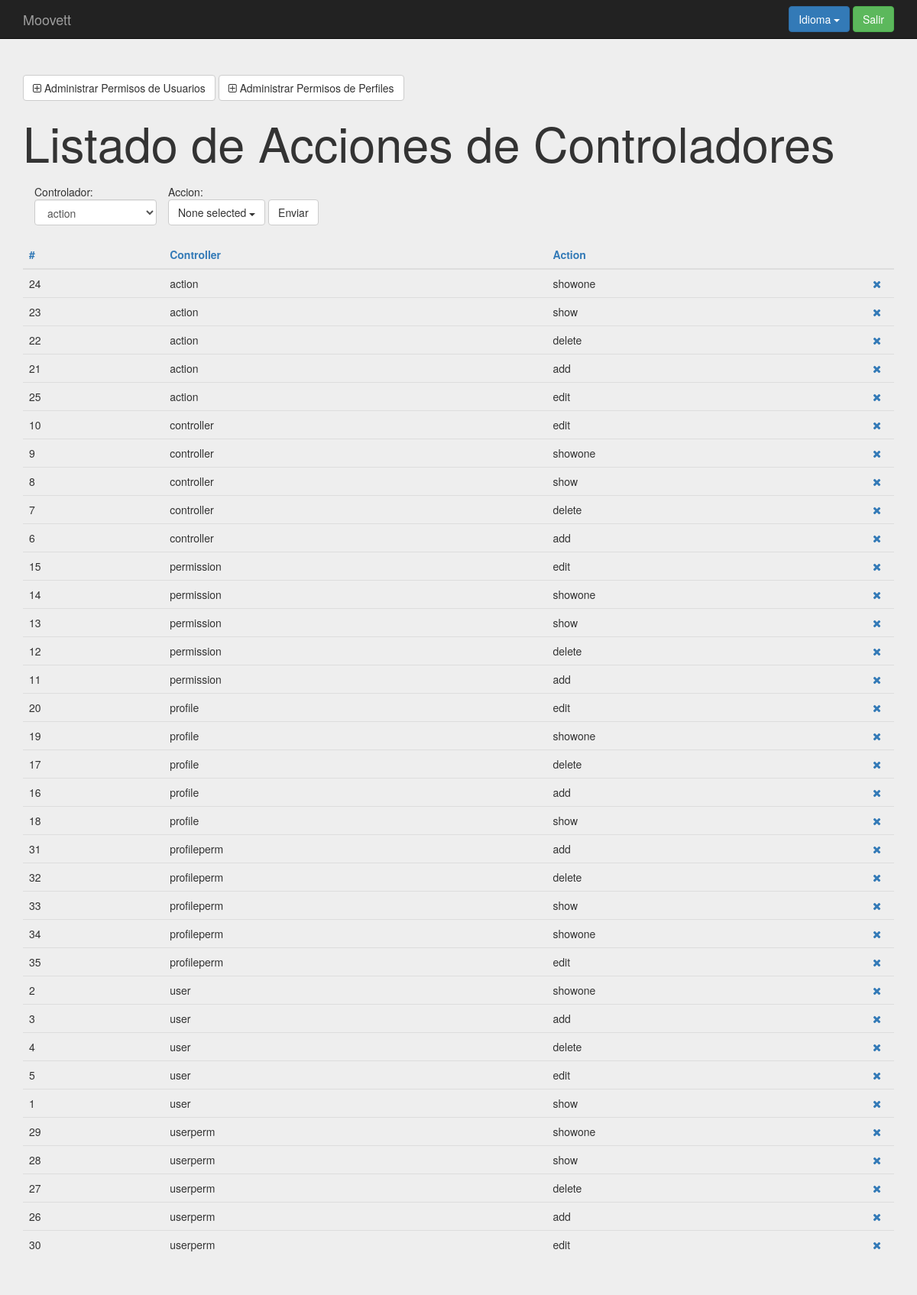
Page /index.php?controller=permission&action=show (signed in) on the committed database.
### tables this page shows
create table `permission` (
`id` int(11) not null,
  `controller` varchar(25) not null,
  `action` varchar(25) not null
);

### core/ViewManager.php (called while the page is built, shortened)
<?php
class ViewManager {
    private $variables = array();
    public function setVariable($varname, $value, $flash=false) {
        $this->variables[$varname] = $value;
    }
    public function getVariable($varname, $default=NULL) {
        if (!isset($this->variables[$varname])) {
            return $default;
        }
        return $this->variables[$varname];
    }
    public function render($controller, $viewname) {
        include(__DIR__."/../Views/$controller/$viewname.php");
    }
    private static $viewmanager_singleton = NULL;
    public static function getInstance() {
        if (self::$viewmanager_singleton == null) {
            self::$viewmanager_singleton = new ViewManager();
        }
        return self::$viewmanager_singleton;
    }
}

### Controllers/PERMISSION_Controller.php (called while the page is built, shortened)
<?php
require_once(__DIR__."/../core/ViewManager.php");
require_once(__DIR__."/../core/I18n.php");
require_once(__DIR__."/../Models/Controller.php");
require_once(__DIR__."/../Models/CONTROLLER_Model.php");
require_once(__DIR__."/../Models/Permission.php");
require_once(__DIR__."/../Models/PERMISSION_Model.php");
class PERMISSION_Controller extends BaseController {
    private $controllerMapper;
    private $actionMapper;
    private $permissionMapper;
    public function __construct() {
        $this->controllerMapper = new CONTROLLER_Model();
        $this->actionMapper = new ACTION_Model();
        $this->permissionMapper = new PERMISSION_Model();
        $this->view->setLayout("default");
    }
    public function show(){
        $controllers = $this->controllerMapper->fetch_all();
        $actions = $this->actionMapper->fetch_all();
        if (isset($_GET["orderby"])) {
            $permissions = $this->permissionMapper->fetch_all($_GET["orderby"]);
        } else {
            $permissions = $this->permissionMapper->fetch_all();
        }
        $this->view->setVariable("permissions", $permissions);
        $this->view->setVariable("controllers", $controllers);
        $this->view->setVariable("actions", $actions);
        $this->view->render("permission", "PERMISSION_SHOW_Vista");
    }
}

### index.php (called while the page is built, shortened)
<?php
function run() {
    try{
        $controller = loadController($_GET["controller"]);
        $actionName = $_GET["action"];
        $controller->$actionName();
    } catch(Exception $ex) {
        die($ex->getMessage());
  }
}
function loadController($controllerName) {
    return new $controllerClassName();
}
run();
?>

### core/I18n.php (called while the page is built, shortened)
<?php
class I18n {
  private $messages;
  public function setLanguage($language) {
    $this->messages = $i18n_messages;
  }
  public function i18n($key) {
    if (isset($this->messages[$key])){
      return $this->messages[$key];
    }else{
      return $key;
    }
  }
  private static $i18n_singleton = null;
  public static function getInstance() {
    if (self::$i18n_singleton == NULL) {
      self::$i18n_singleton = new I18n();
    }
    return self::$i18n_singleton;
  }
}
function i18n($key) {
  return I18n::getInstance()->i18n($key);
}

### Models/Controller.php (called while the page is built, shortened)
<?php
class Controller {
    private $controllerName;
    public function __construct($id=NULL, $controllerName=NULL, $action=NULL) {
        $this->controllerName = $controllerName;
    }
    public function getControllerName() {
        return $this->controllerName;
    }
}

### Models/CONTROLLER_Model.php (called while the page is built, shortened)
<?php
require_once(__DIR__."/../core/PDOConnection.php");
class CONTROLLER_Model {
    private $db;
    public function __construct() {
        $this->db = PDOConnection::getInstance();
    }
    public function fetch_all(){
        $sql = $this->db->prepare("SELECT * FROM controller ORDER BY controllername");
        $sql->execute();
        $controllers_db = $sql->fetchAll(PDO::FETCH_ASSOC);
        $controllers = array();
        foreach ($controllers_db as $controller) {
            array_push($controllers, new Controller($controller["id"], $controller["controllername"]));
        }
        return $controllers;
    }
}

### core/PDOConnection.php (called while the page is built)
<?php
class PDOConnection {
    private static $dbhost = "127.0.0.1";
    private static $dbname = "moovett";
    private static $dbuser = "moovett";
    private static $dbpass = "moovett";
    private static $db_singleton = null;
    public static function getInstance() {
        if (self::$db_singleton == null) {
            self::$db_singleton = new PDO(
                "mysql:host=".self::$dbhost.";dbname=".self::$dbname.";charset=utf8",
                self::$dbuser,
                self::$dbpass,
                array(
                    PDO::ATTR_EMULATE_PREPARES => false,
                    PDO::ATTR_ERRMODE => PDO::ERRMODE_EXCEPTION
                )
            );
        }
        return self::$db_singleton;
    }
}
?>

### Models/Permission.php (called while the page is built, shortened)
<?php
class Permission {
    private $id;
    private $controller;
    private $action;
    public function __construct($id=NULL, $controller=NULL, $action=NULL) {
        $this->id = $id;
        $this->controller = $controller;
        $this->action = $action;
    }
    public function getID() {
        return $this->id;
    }
    public function getController() {
        return $this->controller;
    }
    public function getAction() {
        return $this->action;
    }
}

### Models/PERMISSION_Model.php (called while the page is built, shortened)
<?php
require_once(__DIR__."/../core/PDOConnection.php");
class PERMISSION_Model {
    private $db;
    public function __construct() {
        $this->db = PDOConnection::getInstance();
    }
    public function fetch_all($orderby = "controller"){
        $sql = $this->db->prepare("SELECT * FROM permission ORDER BY ".htmlspecialchars($orderby));
        $sql->execute();
        $permissions_db = $sql->fetchAll(PDO::FETCH_ASSOC);
        $permissions = array();
        foreach ($permissions_db as $permission) {
            array_push($permissions, new Permission($permission["id"], $permission["controller"], $permission["action"]));
        }
        return $permissions;
    }
}

### Views/permission/PERMISSION_SHOW_Vista.php (the view, shortened to what this page needs)
<?php
require_once(__DIR__."/../../core/ViewManager.php");
$view = ViewManager::getInstance();
$view->setVariable("title", "Manage Permissions");
$permissions = $view->getVariable("permissions");
$controllers = $view->getVariable("controllers");
?>
<div class="jumbotron">
    <div class="container">
            <a href="index.php?controller=userperm&amp;action=show" class="btn btn-default"><i class="fa fa-plus-square-o" aria-hidden="true"></i> <?= i18n("Manage User Permissions")?></a>
            <a href="index.php?controller=profileperm&amp;action=show" class="btn btn-default"><i class="fa fa-plus-square-o" aria-hidden="true"></i> <?= i18n("Manage Profile Permissions")?></a>
        <h1><?= i18n("List of Controller Actions")?></h1>
        <form class="top-buffer" action="index.php?controller=permission&amp;action=add" method="POST">
          <div>
            <div class="col-xs-2">
              <div>
                <?= i18n("Controller") ?>:
              </div>
        <select name="controller" class="form-control" id="ex1">
        <?php foreach($controllers as $controller) {?>
            <option value="<?= $controller->getControllerName()?>"><?= $controller->getControllerName()?></option>
        <?php }?>
        </select>
      </div>
        <div>
          <?= i18n("Action") ?>:
        </div>
	       <button type="submit" name="submit" value="submit" class="btn btn-default"><?= i18n("Submit") ?></button>
        </form>
      </div>
      <div class="top-buffer">
      <table class="table">
      <thead>
        <tr>
          <th><a href="index.php?controller=permission&amp;action=show&amp;orderby=id">#</a></th>
          <th><a href="index.php?controller=permission&amp;action=show&amp;orderby=controller">Controller</a></th>
          <th><a href="index.php?controller=permission&amp;action=show&amp;orderby=action">Action</a></th>
          <th style="width: 36px;"></th>
        </tr>
      </thead>
      <tbody>
	  <?php foreach($permissions as $permission){ ?>
          <tr>
	      <td><?php echo $permission->getID(); ?></td>
          <td><?php echo $permission->getController(); ?></td>
          <td><?php echo $permission->getAction(); ?></td>
          <td>
              <a href="index.php?controller=permission&action=delete&amp;id=<?php echo $permission->getID();  ?>" role="button" data-toggle="modal"><i class="fa fa-times" aria-hidden="true"></i></a>
          </td>
        </tr>
	<?php } ?>
      </tbody>
</table>
    </div>
</div>

### css/style.css (style rules this page uses)
body { padding-top: 50px; padding-bottom: 20px; }
.top-buffer { margin-top:20px; }

### rows in the picture
permission: id "24", controller "action", action "showone"
permission: id "23", controller "action", action "show"
permission: id "22", controller "action", action "delete"
permission: id "21", controller "action", action "add"
permission: id "25", controller "action", action "edit"
permission: id "10", controller "controller", action "edit"
permission: id "9", controller "controller", action "showone"
permission: id "8", controller "controller", action "show"
permission: id "7", controller "controller", action "delete"
permission: id "6", controller "controller", action "add"
permission: id "15", controller "permission", action "edit"
permission: id "14", controller "permission", action "showone"
permission: id "13", controller "permission", action "show"
permission: id "12", controller "permission", action "delete"
permission: id "11", controller "permission", action "add"
permission: id "20", controller "profile", action "edit"
permission: id "19", controller "profile", action "showone"
permission: id "17", controller "profile", action "delete"
permission: id "16", controller "profile", action "add"
permission: id "18", controller "profile", action "show"
permission: id "31", controller "profileperm", action "add"
permission: id "32", controller "profileperm", action "delete"
permission: id "33", controller "profileperm", action "show"
permission: id "34", controller "profileperm", action "showone"
permission: id "35", controller "profileperm", action "edit"
permission: id "2", controller "user", action "showone"
permission: id "3", controller "user", action "add"
permission: id "4", controller "user", action "delete"
permission: id "5", controller "user", action "edit"
permission: id "1", controller "user", action "show"
permission: id "29", controller "userperm", action "showone"
permission: id "28", controller "userperm", action "show"
permission: id "27", controller "userperm", action "delete"
permission: id "26", controller "userperm", action "add"
permission: id "30", controller "userperm", action "edit"

### other values in the picture
i18n("Language") "Idioma"
i18n("Logout") "Salir"
i18n("Manage User Permissions") "Administrar Permisos de Usuarios"
i18n("Manage Profile Permissions") "Administrar Permisos de Perfiles"
i18n("List of Controller Actions") "Listado de Acciones de Controladores"
i18n("Controller") "Controlador"
i18n("Action") "Accion"
i18n("Submit") "Enviar"
form field controller "action"
